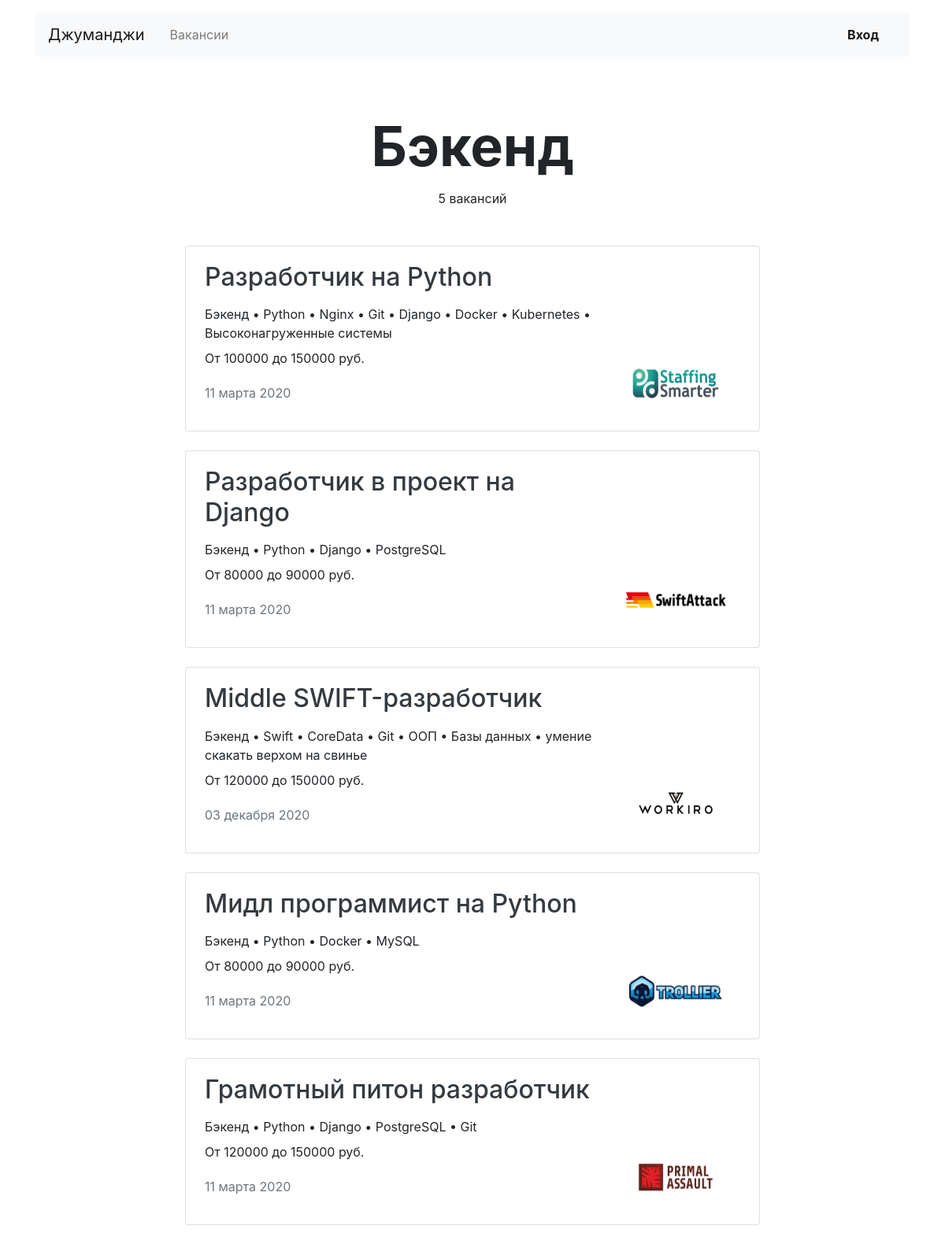
The page /vacancies/cat/backend/ on the database its author committed.
### vacancies/models.py (models this page shows, shortened)
class Specialty(models.Model):
    code = models.CharField(max_length=20)
    title = models.CharField(max_length=70)
    picture = models.ImageField(upload_to=MEDIA_SPECIALITY_IMAGE_DIR, height_field='height_field',
                                width_field='width_field')
    height_field = 80
    width_field = 80

class Vacancy(models.Model):
    title = models.CharField(max_length=70, verbose_name='Название вакансии')
    specialty = models.ForeignKey(Specialty, on_delete=models.CASCADE,
                                  verbose_name='Специализация', related_name='vacancies')
    company = models.ForeignKey(Company, on_delete=models.CASCADE, related_name='vacancies')
    skills = models.TextField(verbose_name='Навыки')
    description = models.TextField(verbose_name='Описание вакансии')
    salary_min = models.IntegerField(verbose_name='Зарплата от')
    salary_max = models.IntegerField(verbose_name='Зарплата до')
    published_at = models.DateField()

class Company(models.Model):
    name = models.CharField(max_length=70, verbose_name="Название компании")
    location = models.CharField(max_length=70, verbose_name="География")
    logo = models.ImageField(upload_to=MEDIA_COMPANY_IMAGE_DIR, height_field='height_field',
                             width_field='width_field', verbose_name="Логотип")
    height_field = 100
    width_field = 60
    description = models.TextField(verbose_name="Информация о компании")
    employee_count = models.IntegerField(verbose_name="Количество человек в компании")
    owner = models.OneToOneField(User, on_delete=models.CASCADE, related_name='company')

### vacancies/views/public.py (the view)
# urls.py: path('vacancies/cat/<str:specialisation>/', VacanciesSpecialView.as_view(), name="vacancies_special"),
class VacanciesSpecialView(View):
    template_name = 'vacancies_cat.html'
    def get(self, request, specialisation):
        if not Specialty.objects.filter(code__iexact=specialisation):
            raise Http404
        category = Specialty.objects.get(code=specialisation)
        cat_vacancies = Vacancy.objects.filter(specialty__code=specialisation)
        context = {
            "cat_vacancies": cat_vacancies,
            "category": category
        }
        return render(request, self.template_name, context)

### vacancies/context_processors.py (called while the page is built)
def menu(request):
    return {}

### vacancies/templatetags/additional_tags.py (called while the page is built)
@register.filter(name='split')
def slpit_filter(value, arg):
    return value.split(arg)

### vacancies/templates/vacancies_cat.html
{% extends 'base.html' %}
{% block container %}
    <section>
      <h1 class="h1 text-center mx-auto mt-4 pt-5" style="font-size: 70px;"><strong>{{ category.title }}</strong></h1>
      <p class="text-center pt-1">{{ cat_vacancies.count }} вакансий</p>
      <div class="row mt-5">
        {% for vacancy in cat_vacancies %}
        {% include 'vacancy_snippet.html' %}
      {% endfor %}
      </div>
    </section>
 {% endblock %}

### vacancies/templates/vacancy_snippet.html
  {% load additional_tags %}
        <div class="col-12 col-lg-8 offset-lg-2 m-auto">
          <div class="card mb-4">
            <div class="card-body px-4">
              <div class="row">
                <div class="col-12 col-md-8 col-lg-9">
                  <h2 class="h2 pb-2"> <a href="{% url 'vacancy' id_vacancy=vacancy.id %}" class="text-dark">{{ vacancy.title}}</a> </h2>
                  <p class="mb-2">{{ vacancy.specialty.title }} • {{ vacancy.skills|split:","|join:" • " }}</p>
                  <p>От {{ vacancy.salary_min }} до {{ vacancy.salary_max }} руб.</p>
                  <p class="text-muted pt-1">{{ vacancy.published_at }}</p>
                </div>
                <div class="col-12 col-md-4 col-lg-3 d-flex align-items-end">
                  <a href="{% url 'company' id_company=vacancy.company.id %}"><img src="{{ vacancy.company.logo.url }}" width="130" height="80" alt=""></a>
                </div>
              </div>
            </div>
          </div>
        </div>

### rows shown on the page
Specialty: title "Бэкенд"
Vacancy: title "Разработчик на Python", specialty "Бэкенд", skills|split "Python • Nginx • Git • Django • Docker • Kubernetes • Высоконагруженные системы", salary_min "100000", salary_max "150000", published_at "11 марта 2020", company.logo (picture)
Vacancy: title "Разработчик в проект на Django", specialty "Бэкенд", skills|split "Python • Django • PostgreSQL", salary_min "80000", salary_max "90000", published_at "11 марта 2020", company.logo (picture)
Vacancy: title "Middle SWIFT-разработчик", specialty "Бэкенд", skills|split "Swift • CoreData • Git • ООП • Базы данных • умение скакать верхом на свинье", salary_min "120000", salary_max "150000", published_at "03 декабря 2020", company.logo (picture)
Vacancy: title "Мидл программист на Python", specialty "Бэкенд", skills|split "Python • Docker • MySQL", salary_min "80000", salary_max "90000", published_at "11 марта 2020", company.logo (picture)
Vacancy: title "Грамотный питон разработчик", specialty "Бэкенд", skills|split "Python • Django • PostgreSQL • Git", salary_min "120000", salary_max "150000", published_at "11 марта 2020", company.logo (picture)

### other values the page prints
{{ cat_vacancies.count }} "5"
